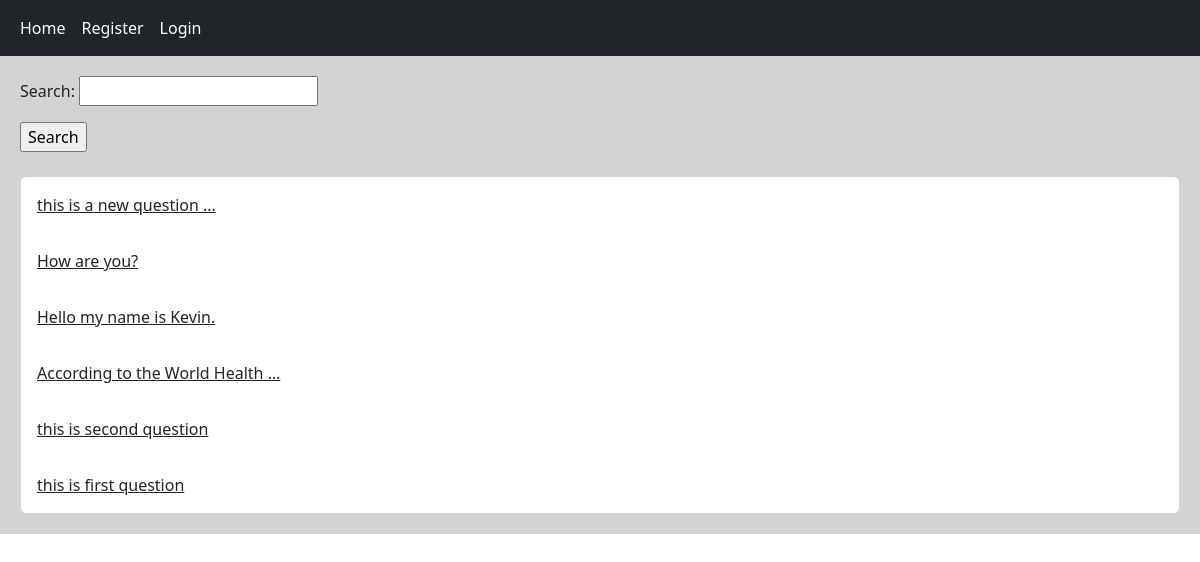
The page / on the database its author committed.
### home/models.py (models this page shows, shortened)
class Post(models.Model):
    user = models.ForeignKey(User, on_delete=models.CASCADE, related_name='posts')
    body = models.TextField()
    slug = models.SlugField()
    created = models.DateTimeField(auto_now_add=True)
    updated = models.DateTimeField(auto_now=True)
    class Meta:
        ordering = ['-created']
    def get_absolute_url(self):
        return reverse('home:post_detail', args=(self.id, self.slug))

### home/views.py (the view)
# urls.py: path('', views.HomeView.as_view(), name='home'),
class HomeView(View):
    form_class = PostSearchForm
    def get(self, request):
        posts = Post.objects.all()
        if request.GET.get('search'):
            posts = posts.filter(body__contains=request.GET['search'])
        return render(request, 'home/index.html', {'posts': posts, 'form': self.form_class})

### home/templates/home/index.html (shortened to what this page needs)
{% extends 'base.html' %}
{% block content %}
    <form action="" method="get">
        {{ form.as_p }}
        <input type="submit" value="Search">
    </form><br/>
    <div class="card">
        {% for post in posts %}
            <a class="card-body" href={{ post.get_absolute_url }}>{{ post.body | truncatewords:5 }}</a>
        {% endfor %}
    </div>
{% endblock %}

### rows shown on the page
Post: body "this is a new question …"
Post: body "How are you?"
Post: body "Hello my name is Kevin."
Post: body "According to the World Health …"
Post: body "this is second question"
Post: body "this is first question"
